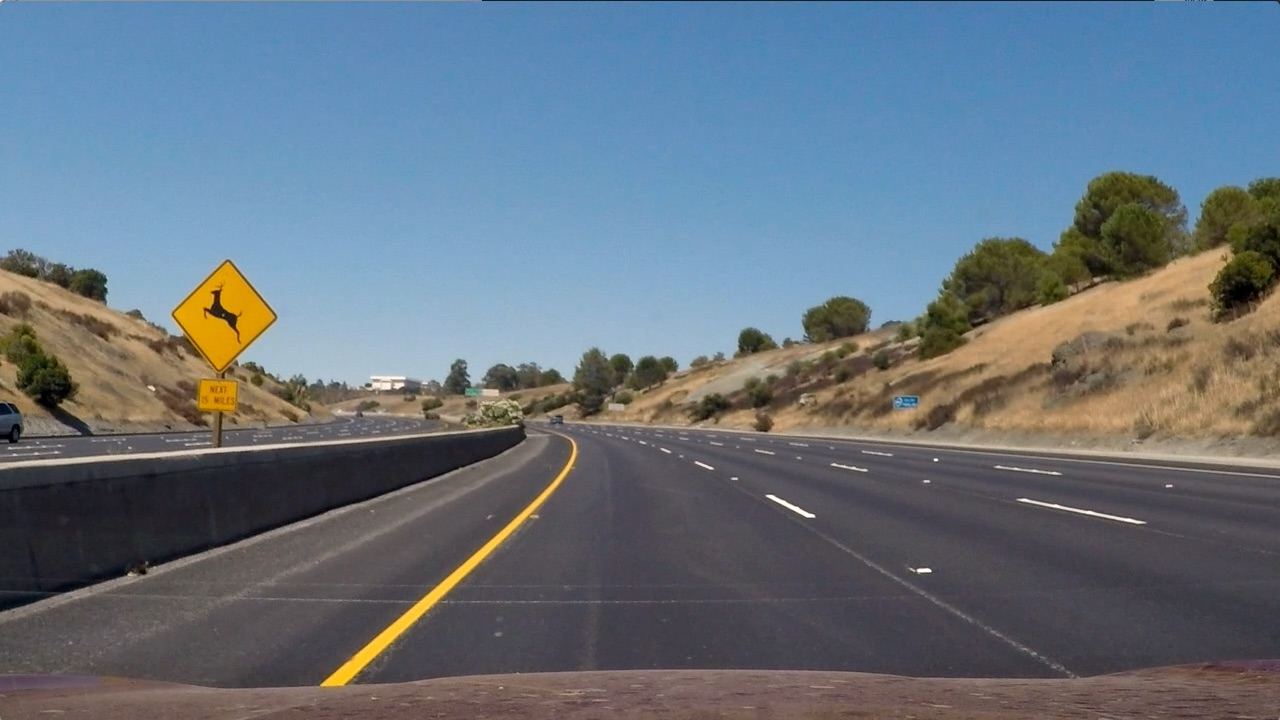
#> input picture CarND-Advanced-Lane-Lines-master/test_images/test2.jpg, 1280 x 720 px
$ jupyter execute --allow-errors Untitled-Copy6.ipynb   (shell and % lines are left out)   (older library calls are emulated)
#> lines starting #> are read from the running program, lines starting #| are printed output that depends on the picture; after the words box and inside, x2 and y2 are one past the last pixel; in counts of white or black regions, pixels touching at a corner belong together
[cell 1]
#Cell 1
import pickle
import cv2
import numpy as np
import matplotlib.pyplot as plt
import matplotlib.image as mpimg
import pickle
from collections import deque
import glob
import imageio
# Import everything needed to edit/save/watch video clips
#imageio.plugins.ffmpeg.download()
from moviepy.editor import VideoFileClip
from IPython.display import HTML

#> (a cell that did not finish here is left out)

[cell 3]
#Cell 3
def cal_undistort(img):
    # Use cv2.calibrateCamera() and cv2.undistort()
    #ret, mtx, dist, rvecs, tvecs = cv2.calibrateCamera(objpoints, imgpoints, img.shape[0:2], None, None)
    undist = cv2.undistort(img, mtx, dist, None, mtx)
    #undist = np.copy(img)  # Delete this line
    return undist

[cell 4]
#Cell 4
# Convert to grayscale
def to_grayscale(img):
    gray = cv2.cvtColor(img, cv2.COLOR_RGB2GRAY)
    return gray

[cell 5]
#Cell 5
# [17 lines left out: function abs_sobel_thresh, not called in this run]

[cell 6]
#Cell 6
# [8 lines left out: function rgb_thresh, not called in this run]

[cell 7]
#Cell 7
# [14 lines left out: function dir_threshold, not called in this run]

[cell 8]
# Cell 8
# [14 lines left out: function hls_select, not called in this run]

[cell 9]
#Cell 9
# [11 lines left out: function mask_ROI, not called in this run]

[cell 10]
#Cell 10
def perspactive_transform(img, warp=True):
    offset = [150,0] # offset for dst points
    # Grab the image shape
    img_size = (img.shape[1], img.shape[0])
    # define 4 corners of ROI
    #corners = np.float32([[190,720],[589,470],[698,470],[1145,720]])
    corners = np.float32([[200,720],[570,470],[722,470],[1130,720]])
    # define 4
    src = np.float32([corners[0], corners[1], corners[2], corners[3]])
    # define 4 destination points dst = np.float32([[,],[,],[,],[,]])
    dst = np.float32([[320,720], [320,1], [920, 1], [920, 720]])
    # use cv2.getPerspectiveTransform() to get M, the transform matrix
    if warp:
        M = cv2.getPerspectiveTransform(src, dst)
    else:
        M = cv2.getPerspectiveTransform(dst,src)
    # use cv2.warpPerspective() to warp your image to a top-down view
    warped = cv2.warpPerspective(img, M, img_size)

    return warped, M

[cell 11]
#Cell 11
def get_thresholded_image(img):
    #img=mpimg.imread('./test_images/straight_lines1.jpg')

    undistorted = cal_undistort(img)
    img_size = (img.shape[1], img.shape[0])

    # Apply each of the thresholding functions
    # Choose a Sobel kernel size
    ksize = 3 # Choose a larger odd number to smooth gradient measurements
    gray = to_grayscale(img)
    gradx = abs_sobel_thresh(gray, orient='x', thresh_min=20, thresh_max=255)
    #grady = abs_sobel_thresh(gray, orient='y', thresh_min=5, thresh_max=95)
    rgb_binary = rgb_thresh(img)
    dir_binary = dir_threshold(gray, sobel_kernel=15, thresh=(0.7, 1.3))
    hls_binary = hls_select(img, s_thresh=(150, 255))

    channels = 255*np.dstack(( np.zeros_like(gradx), gradx, hls_binary)).astype('uint8')

    combined = np.zeros_like(dir_binary)
    #combined[((gradx == 1) & (hls_binary == 1)) | ((mag_binary == 1) & (dir_binary == 1))] = 1
    combined[((gradx == 1) & (dir_binary == 1)) | ((hls_binary == 1) & (rgb_binary == 1))] = 1
    #combined[(hls_binary == 1) & (grady == 1) | (gradx == 1)] = 1
    final_combined = 255*np.dstack((combined,combined,combined)).astype('uint8')

    image_ROI = mask_ROI(combined)
    #image_ROI = to_grayscale(image_ROI)


    warped, M = perspactive_transform(image_ROI)

    return warped,image_ROI,final_combined,gray,channels,hls_binary,dir_binary,rgb_binary,gradx

img=plt.imread('./test_images/test2.jpg')
#> img is the input picture: shape (720, 1280, 3); mean R, G, B 102.8, 114.6, 125.5
#> (the rest of this cell did not finish here and is left out)

#> (a cell that did not finish here is left out)

[cell 13]
#Cell 13 ***
# apply the region of interest mask
img_size = (img.shape[1], img.shape[0])
#> img_size = (1280, 720)
height,width,_ = img.shape
#> height = 720; width = 1280
mask = np.zeros_like(img)
#region_of_interest_vertices = np.array([[0,height-1], [width/2, int(0.5*height)], [width-1, height-1]], dtype=np.int32)
region_of_interest_vertices = np.array( [[(width/7, height),(0.4*width, 0.6*height),(0.6*width, 0.6*height),(0.92*width, height)]], dtype=np.int32 )
cv2.fillPoly(mask, [region_of_interest_vertices], (255,255,255))
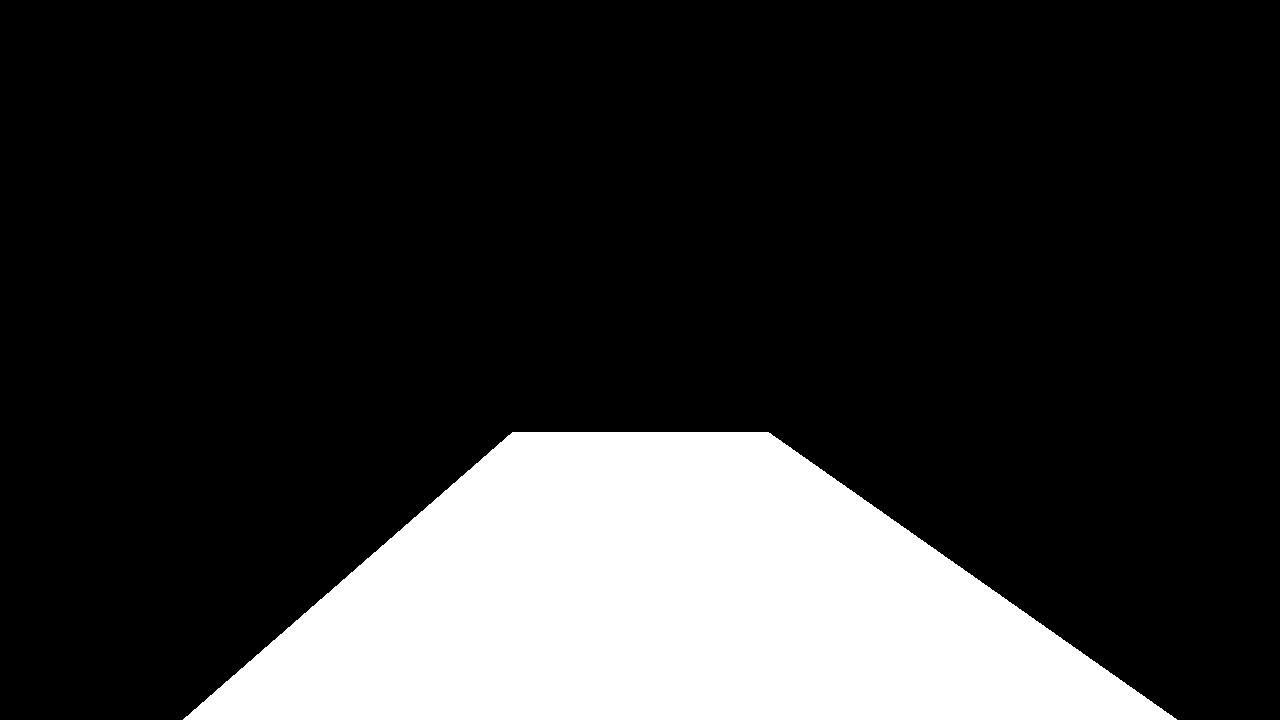
#> mask: shape (720, 1280, 3); 19.6% white; 1 white region, box (x1, y1, x2, y2) and area: (183, 432, 1177, 720) 180226
orig_ROI = cv2.bitwise_and(img, mask)
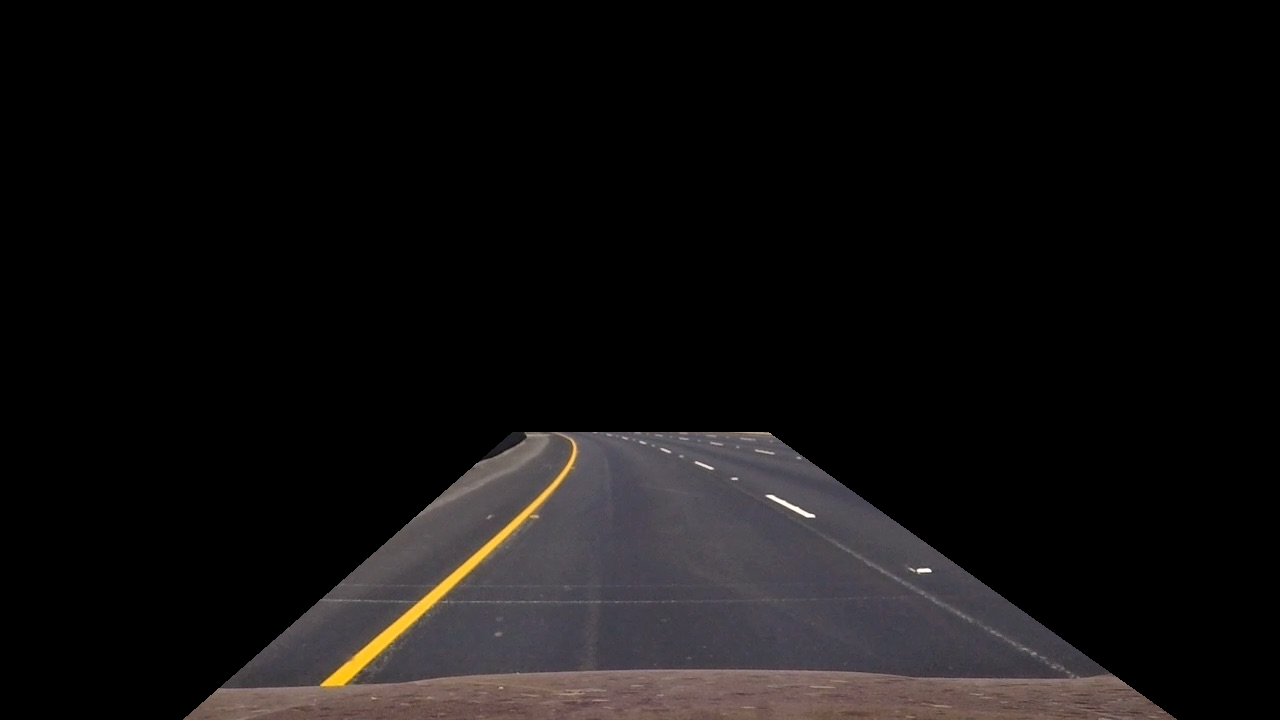
#> orig_ROI: shape (720, 1280, 3); mean R, G, B 18, 16.1, 16.2
warped_orig, M2 = perspactive_transform(orig_ROI)
#> in perspactive_transform, `warped = cv2.warpPerspective(img, M, img_size)`:
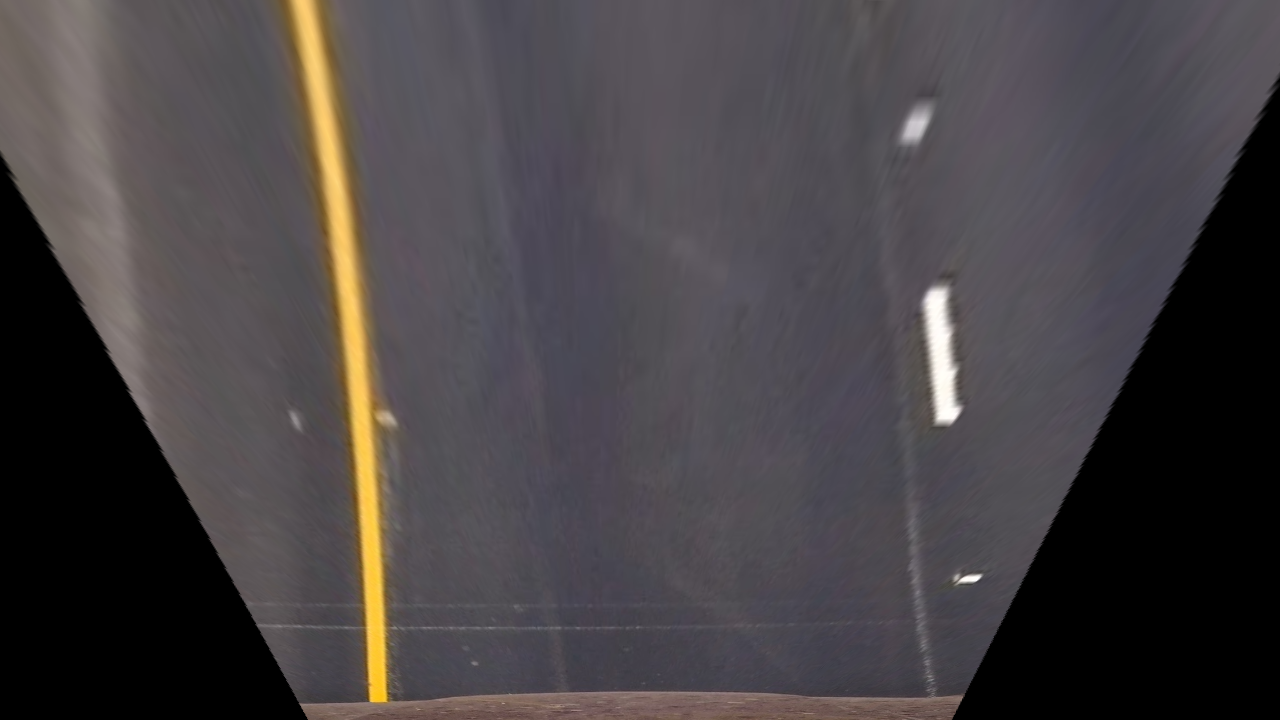
#> warped: shape (720, 1280, 3); mean R, G, B 71.2, 66.6, 68.7
#> M2 = [[-0.458, -1.44, 899.4], [2.01e-16, -2.04, 960.1], [8.82e-19, -0.00237, 1]]

# Plot the result
#> (the rest of this cell did not finish here and is left out)

# Histogram
The peaks int the histogram tell us about the likely position of the lanes in the image.

[cell 14]
#Cell 14 ***
# [19 lines left out: function histogram, not called in this run]

#> (the rest of this cell did not finish here and is left out)

[cell 15]
#Cell 15 ***
# [83 lines left out: function find_lines, not called in this run]

#> (the rest of this cell did not finish here and is left out)

[cell 16]
#Cell 16 ***
# [28 lines left out: function find_nxtLines, not called in this run]

#> (the rest of this cell did not finish here and is left out)

[cell 17]
#Cell 17 ***
# [32 lines left out: function draw_lane, not called in this run]

#> (the rest of this cell did not finish here and is left out)

### Computing the radius of curvature and center offset.
The radius of curvature is computed according to the formula and method described in the classroom material. Since we perform the polynomial fit in pixels and whereas the curvature has to be calculated in real world meters, we have to use a pixel to meter transformation and recompute the fit again.
The mean of the lane pixels closest to the car gives us the center of the lane. The center of the image gives us the position of the car. The difference between the 2 is the offset from the center.

#> (a cell that did not finish here is left out)

[cell 19]
#Cell 19 ***
# [27 lines left out: function radius_offset, not called in this run]

#> (the rest of this cell did not finish here and is left out)

#> (a cell that did not finish here is left out)

[cell 21]
# Cell 21
# Some global variables
polyfit_left=None
polyfit_right=None

past_good_left_lines = []
past_good_right_lines = []

running_mean_difference_between_lines = 0

# [131 lines left out: functions get_line_predictions, brute_search, get_averaged_line, get_mean_distance_between_lines, not called in this run]


def pipeline_final(img):
    # global variables to store the polynomial coefficients of the line detected in the last frame
    global polyfit_right
    global polyfit_left

    # global variables to store the line coordinates in previous n (=4) frames
    global past_good_right_lines
    global past_good_left_lines

    # global variable which contains running average of the mean difference between left and right lanes
    global running_mean_difference_between_lines

    image_shape = img.shape
    img_size = (image_shape[1], image_shape[0])

    # get thresholded image
    warped,image_ROI,final_combined,gray,channels,hls_binary,dir_binary,rgb_binary,gradx = get_thresholded_image(img)

    # perform a perspective transform
    warped, M = perspactive_transform(image_ROI)
    #warped = cv2.warpPerspective(thresholded, M, img_size , flags=cv2.INTER_LINEAR)

    #out_img = np.dstack((warped, warped, warped))*255
    out_img = 255*np.dstack((warped, warped, warped)).astype('uint8')  # if using CV2.___2gray
    non_zeros = warped.nonzero()
    non_zeros_y = non_zeros[0]
    non_zeros_x = non_zeros[1]

    num_rows = warped.shape[0]
    y_points = np.linspace(0, num_rows-1, num_rows)

    if (polyfit_left is None) or (polyfit_right is None):
        # If the polynomial coefficients of the previous frames are None then perform a brute force search
        brute = True
        left_x_predictions, right_x_predictions = brute_search(warped)
    else:
        # Else search in a margin of 100 pixels on each side of the pervious polynomial fit
        brute = False
        margin = 50
        left_x_predictions = polyfit_left[0]*non_zeros_y**2 + polyfit_left[1]*non_zeros_y + polyfit_left[2]
        left_coordinates = ((non_zeros_x >= left_x_predictions - margin) & (non_zeros_x <= left_x_predictions + margin)).nonzero()[0]

        right_x_predictions = polyfit_right[0]*non_zeros_y**2 + polyfit_right[1]*non_zeros_y + polyfit_right[2]
        right_coordinates = ((non_zeros_x >= right_x_predictions - margin) & (non_zeros_x <= right_x_predictions + margin)).nonzero()[0]

        left_x_predictions, right_x_predictions = get_line_predictions(non_zeros_x, non_zeros_y, left_coordinates, right_coordinates, num_rows)

    if (left_x_predictions is None or right_x_predictions is None):
        if not brute:
            left_x_predictions, right_x_predictions = brute_search(warped)

    bad_lines = False

    if (left_x_predictions is None or right_x_predictions is None):
        bad_lines = True
    else:
        mean_difference = np.mean(right_x_predictions - left_x_predictions)

        if running_mean_difference_between_lines == 0:
            running_mean_difference_between_lines = mean_difference

        if (mean_difference < 0.7*running_mean_difference_between_lines or mean_difference > 1.3*running_mean_difference_between_lines):
            bad_lines = True
            if not brute:
                left_x_predictions, right_x_predictions = brute_search(warped)
                if (left_x_predictions is None or right_x_predictions is None):
                    bad_lines = True
                else:
                    mean_difference = np.mean(right_x_predictions - left_x_predictions)
                    if (mean_difference < 0.7*running_mean_difference_between_lines or mean_difference > 1.3*running_mean_difference_between_lines):
                        bad_lines = True
                    else:
                        bad_lines = False
        else:
            bad_lines = False

    if bad_lines:
        polyfit_left = None
        polyfit_right = None
        if len(past_good_left_lines) == 0 and len(past_good_right_lines) == 0:
            return img
        else:
            left_x_predictions = past_good_left_lines[-1]
            right_x_predictions = past_good_right_lines[-1]
    else:
        past_good_left_lines, left_x_predictions = get_averaged_line(past_good_left_lines, left_x_predictions)
        past_good_right_lines, right_x_predictions = get_averaged_line(past_good_right_lines, right_x_predictions)
        mean_difference = np.mean(right_x_predictions - left_x_predictions)
        running_mean_difference_between_lines = 0.9*running_mean_difference_between_lines + 0.1*mean_difference

    left_line_window = np.array(np.transpose(np.vstack([left_x_predictions, y_points])))
    right_line_window = np.array(np.flipud(np.transpose(np.vstack([right_x_predictions, y_points]))))

    # compute the radius of curvature
    average_curverad, center_offset_meters = radius_offset(left_x_predictions,right_x_predictions)
    curvature_string = "Radius of curvature: %.2f m" % average_curverad
    # print the offset from the center
    offset_string = "Center offset: %.2f m" % center_offset_meters

    poly_points = np.vstack([left_line_window, right_line_window])

    cv2.fillPoly(out_img, np.int_([poly_points]), [0,255, 0])

    #unwarped = cv2.warpPerspective(out_img, M_inv, img_size , flags=cv2.INTER_LINEAR)
    image_unwrpd, M_inv = perspactive_transform(out_img, warp=False)

    #print(img.shape, image_unwrpd.shape)

    result = cv2.addWeighted(img, 1, image_unwrpd, 0.5, 0)

    cv2.putText(result,curvature_string , (100, 90), cv2.FONT_HERSHEY_SIMPLEX, 1.5, (255,255,255), thickness=2)
    cv2.putText(result, offset_string, (100, 150), cv2.FONT_HERSHEY_SIMPLEX, 1.5, (255,255,255), thickness=2)

    return result

[cell 22]
#Cell 22
#img = mpimg.imread('test_images/test2.jpg')
img=plt.imread('./test_images/test5.jpg')
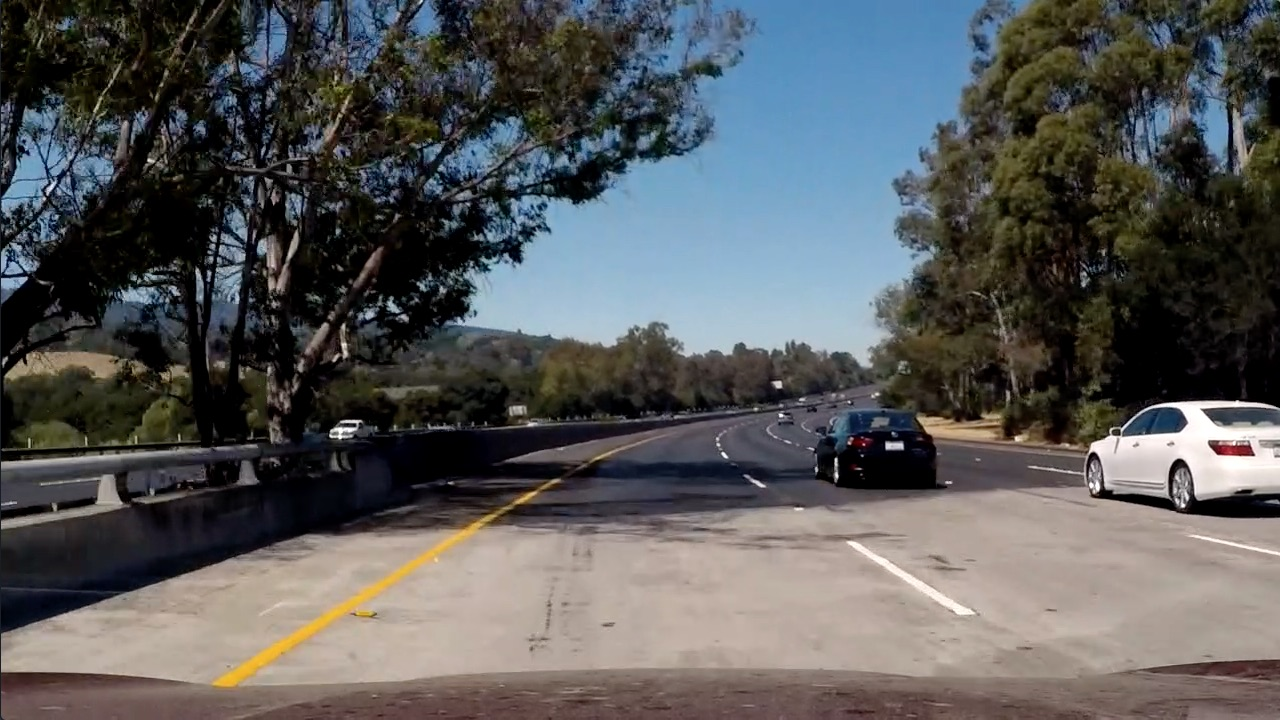
#> input picture CarND-Advanced-Lane-Lines-master/test_images/test5.jpg, 1280 x 720 px
#> img is the input picture: shape (720, 1280, 3); mean R, G, B 88.5, 89.3, 89.8

# Reinitialize some global variables.
polyfit_left = None
polyfit_right = None
past_good_right_lines = []
past_good_left_lines = []
running_mean_difference_between_lines = 0

# Apply pipeline
#> (the rest of this cell did not finish here and is left out)


# Plot the 2 images
f, (ax1, ax2) = plt.subplots(1, 2, figsize=(24, 9))
f.tight_layout()
ax1.imshow(img)
ax1.set_title('Original Image', fontsize=50)
ax2.imshow(processed, cmap='gray')
ax2.set_title('Processed Image', fontsize=50)
plt.subplots_adjust(left=0., right=1, top=0.9, bottom=0.)
